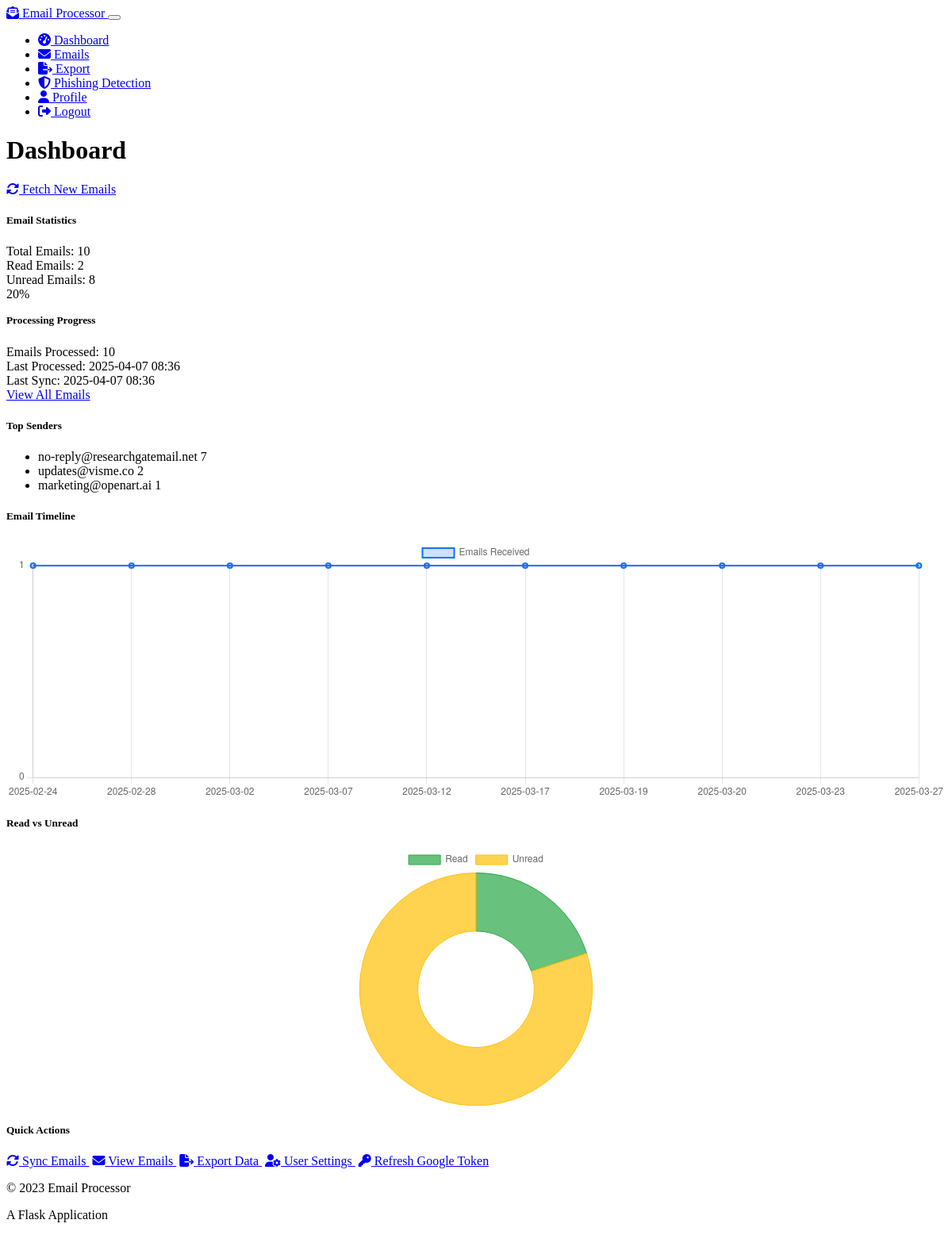
The page /dashboard (signed in) on the database its author committed.
### models.py (models this page shows, shortened)
class UserProgress(db.Model):
    id = db.Column(db.Integer, primary_key=True)
    user_id = db.Column(db.Integer, db.ForeignKey('user.id'), unique=True, nullable=False)
    total_emails_processed = db.Column(db.Integer, default=0)
    last_email_processed = db.Column(db.DateTime)
    last_sync_date = db.Column(db.DateTime)
    emails_read = db.Column(db.Integer, default=0)
    favorite_senders = db.Column(db.Text)  # Store as JSON

### email_processor.py (the view)
@email_processor_bp.route("/dashboard")
@login_required
def dashboard():
    progress = UserProgress.query.filter_by(user_id=current_user.id).first()
    if not progress:
        progress = UserProgress(user_id=current_user.id)
        db.session.add(progress)
        db.session.commit()
    favorite_senders = {}
    if progress.favorite_senders:
        try:
            favorite_senders = json.loads(progress.favorite_senders)
        except:
            favorite_senders = {}
    total_emails = Email.query.filter_by(user_id=current_user.id).count()
    read_emails = Email.query.filter_by(user_id=current_user.id, is_read=True).count()
    return render_template('dashboard.html',
                          progress=progress,
                          favorite_senders=favorite_senders,
                          total_emails=total_emails,
                          read_emails=read_emails)

### app.py (called while the page is built)
@login_manager.user_loader
def load_user(user_id):
    from models import User
    return User.query.get(int(user_id))

### templates/dashboard.html (shortened to what this page needs)
{% extends 'base.html' %}
{% block content %}
<div class="row mb-4">
    <div class="col-md-8">
        <h1 class="mb-4">Dashboard</h1>
    </div>
    <div class="col-md-4 text-end">
        <a href="{{ url_for('email_processor_bp.fetch_emails_route') }}" class="btn btn-primary">
            <i class="fas fa-sync-alt"></i> Fetch New Emails
        </a>
    </div>
</div>
<div class="row mb-4">
    <div class="col-md-4">
        <div class="card bg-dark mb-4">
            <div class="card-body">
                <h5 class="card-title">Email Statistics</h5>
                <div class="d-flex justify-content-between mb-2">
                    <span>Total Emails:</span>
                    <span class="badge bg-primary">{{ total_emails }}</span>
                </div>
                <div class="d-flex justify-content-between mb-2">
                    <span>Read Emails:</span>
                    <span class="badge bg-success">{{ read_emails }}</span>
                </div>
                <div class="d-flex justify-content-between mb-2">
                    <span>Unread Emails:</span>
                    <span class="badge bg-warning">{{ total_emails - read_emails }}</span>
                </div>
                <div class="progress mt-3">
                    {% set read_percentage = (read_emails / total_emails * 100) if total_emails > 0 else 0 %}
                    <div class="progress-bar" role="progressbar" style="width: {{ read_percentage }}%" aria-valuenow="{{ read_percentage }}" aria-valuemin="0" aria-valuemax="100">{{ read_percentage|round|int }}%</div>
                </div>
            </div>
        </div>
    </div>
    <div class="col-md-4">
        <div class="card bg-dark mb-4">
            <div class="card-body">
                <h5 class="card-title">Processing Progress</h5>
                <div class="d-flex justify-content-between mb-2">
                    <span>Emails Processed:</span>
                    <span class="badge bg-primary">{{ progress.total_emails_processed }}</span>
                </div>
                <div class="d-flex justify-content-between mb-2">
                    <span>Last Processed:</span>
                    <span>{{ progress.last_email_processed.strftime("%Y-%m-%d %H:%M") if progress.last_email_processed else "Never" }}</span>
                </div>
                <div class="d-flex justify-content-between mb-2">
                    <span>Last Sync:</span>
                    <span>{{ progress.last_sync_date.strftime("%Y-%m-%d %H:%M") if progress.last_sync_date else "Never" }}</span>
                </div>
            </div>
            <div class="card-footer text-center">
                <a href="{{ url_for('email_processor_bp.emails_list') }}" class="btn btn-sm btn-outline-primary">View All Emails</a>
            </div>
        </div>
    </div>
    <div class="col-md-4">
        <div class="card bg-dark mb-4">
            <div class="card-body">
                <h5 class="card-title">Top Senders</h5>
                {% if favorite_senders %}
                    <ul class="list-group list-group-flush">
                        {% for sender, count in favorite_senders.items() %}
                            <li class="list-group-item d-flex justify-content-between align-items-center bg-dark">
                                <span class="text-truncate" style="max-width: 70%;">{{ sender }}</span>
                                <span class="badge bg-primary rounded-pill">{{ count }}</span>
                            </li>
                        {% endfor %}
                    </ul>
                {% else %}
                    <p class="text-muted">No data available yet</p>
                {% endif %}
            </div>
        </div>
    </div>
</div>
<div class="row mb-4">
    <div class="col-md-8">
        <div class="card bg-dark mb-4">
            <div class="card-body">
                <h5 class="card-title">Email Timeline</h5>
                <canvas id="emailTimelineChart" height="250"></canvas>
            </div>
        </div>
    </div>
    <div class="col-md-4">
        <div class="card bg-dark mb-4">
            <div class="card-body">
                <h5 class="card-title">Read vs Unread</h5>
                <canvas id="readUnreadChart" height="250"></canvas>
            </div>
        </div>
    </div>
</div>
<div class="row mb-4">
    <div class="col-12">
        <div class="card bg-dark">
            <div class="card-body">
                <h5 class="card-title">Quick Actions</h5>
                <div class="d-flex flex-wrap gap-2">
                    <a href="{{ url_for('email_processor_bp.fetch_emails_route') }}" class="btn btn-primary">
                        <i class="fas fa-sync-alt"></i> Sync Emails
                    </a>
                    <a href="{{ url_for('email_processor_bp.emails_list') }}" class="btn btn-secondary">
                        <i class="fas fa-envelope"></i> View Emails
                    </a>
                    <a href="{{ url_for('csv_exporter_bp.export_page') }}" class="btn btn-info">
                        <i class="fas fa-file-export"></i> Export Data
                    </a>
                    <a href="{{ url_for('user_progress_bp.profile') }}" class="btn btn-warning">
                        <i class="fas fa-user-cog"></i> User Settings
                    </a>
                    <a href="{{ url_for('google_auth.refresh_token') }}" class="btn btn-outline-primary">
                        <i class="fas fa-key"></i> Refresh Google Token
                    </a>
                </div>
            </div>
        </div>
    </div>
</div>
{% endblock %}
{% block extra_js %}
<script>
document.addEventListener('DOMContentLoaded', function() {
    // Fetch the statistics data from the server
    fetch('{{ url_for("user_progress_bp.statistics") }}')
        .then(response => response.json())
        .then(data => {
            // Create Email Timeline Chart
            const timelineCtx = document.getElementById('emailTimelineChart').getContext('2d');
            new Chart(timelineCtx, {
                type: 'line',
                data: {
                    labels: data.email_timeline.dates,
                    datasets: [{
                        label: 'Emails Received',
                        data: data.email_timeline.counts,
                        backgroundColor: 'rgba(13, 110, 253, 0.2)',
                        borderColor: 'rgba(13, 110, 253, 1)',
                        borderWidth: 2,
                        tension: 0.1
                    }]
                },
                options: {
                    responsive: true,
                    maintainAspectRatio: false,
                    scales: {
                        y: {
                            beginAtZero: true,
                            ticks: {
                                precision: 0
                            }
                        }
                    }
                }
            });
            // Create Read vs Unread Chart
            const readUnreadCtx = document.getElementById('readUnreadChart').getContext('2d');
            new Chart(readUnreadCtx, {
                type: 'doughnut',
                data: {
                    labels: ['Read', 'Unread'],
                    datasets: [{
                        data: [data.read_status.read, data.read_status.unread],
                        backgroundColor: [
                            'rgba(40, 167, 69, 0.7)',
                            'rgba(255, 193, 7, 0.7)'
                        ],
                        borderColor: [
                            'rgba(40, 167, 69, 1)',
                            'rgba(255, 193, 7, 1)'
                        ],
                        borderWidth: 1
                    }]
                },
                options: {
                    responsive: true,
                    maintainAspectRatio: false
                }
            });
        })
        .catch(error => console.error('Error fetching statistics:', error));
});
</script>
{% endblock %}

### static/css/custom.css (style rules this page uses)
.card { transition: transform 0.2s ease-in-out; }
.progress { background-color: rgba(255, 255, 255, 0.1); border-radius: 0.5rem; height: 0.75rem; }
.progress-bar { background-color: var(--bs-primary); border-radius: 0.5rem; }
.list-group-item.bg-dark { border-color: rgba(255, 255, 255, 0.1); }
.btn { margin-right: 0.25rem; }

### rows shown on the page
UserProgress: total_emails_processed "10", last_email_processed "2025-04-07 08:36", last_sync_date "2025-04-07 08:36"

### other values the page prints
{{ total_emails }} "10"
{{ read_emails }} "2"
{{ total_emails - read_emails }} "8"
{{ read_percentage|round|int }} "20"
{{ sender }} "no-reply@researchgatemail.net" "updates@visme.co" "marketing@openart.ai"
{{ count }} "7" "2" "1"
